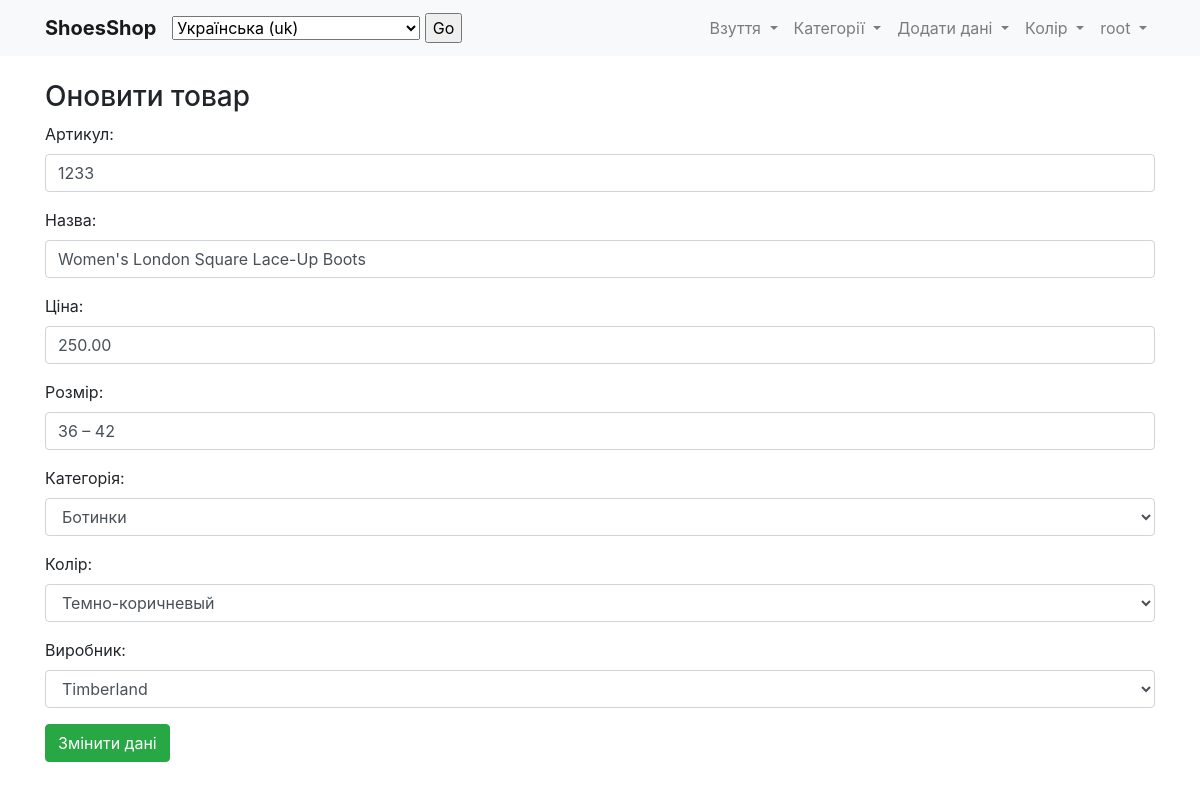
Page /update-shoes/2/ (signed in) on the committed database.
### main/models.py (models this page shows, shortened)
class Shoes(models.Model):
    SKU = models.IntegerField(_('SKU'), blank=False)
    name = models.CharField(_('Name'), max_length=256, blank=False)
    manufacturer = models.ForeignKey(Manufacturer,
                                     default=None,
                                     blank=False,
                                     verbose_name=_('Manufacturer'),
                                     on_delete=models.SET_DEFAULT
                                     )
    color = models.ForeignKey(Color,
                              default=None,
                              blank=False,
                              verbose_name=_('Color'),
                              on_delete=models.SET_DEFAULT
                              )
    price = models.DecimalField(_('Price'), max_digits=10, decimal_places=2, blank=False)
    size = models.CharField(_('Size'), max_length=10, blank=False)
    category = models.ForeignKey(Category,
                                 default=None,
                                 blank=False,
                                 verbose_name=_('Category'),
                                 on_delete=models.SET_DEFAULT
                                 )
    class Meta:
        verbose_name = _('Shoes')
        verbose_name_plural = _('Shoes')

class Category(models.Model):
    name = models.CharField(_('CategoryName'), max_length=100)
    def __str__(self):
        return self.name
    class Meta:
        verbose_name = _('Category')
        verbose_name_plural = _('Categories')

class Color(models.Model):
    name = models.CharField(_('ColorName'), max_length=50)
    def __str__(self):
        return self.name
    class Meta:
        verbose_name = _('Color')
        verbose_name_plural = _('Colors')

### main/views.py (the view)
# urls.py: path('update-shoes/<int:id>/', views.update_shoes, name='update-shoes'),
@login_required(login_url='login')
def update_shoes(request, id):
    if request.method == 'POST':
        data = Shoes.objects.get(pk=id)
        form = AddShoes(request.POST, instance=data)
        if form.is_valid():
            form.save()
    else:
        data = Shoes.objects.get(pk=id)
        form = AddShoes(instance=data)
    return render(request, 'main/update.html', {'form': form})

### main/forms.py
class AddShoes(forms.ModelForm):
    class Meta:
        model = Shoes
        fields = ['SKU', 'name', 'price', 'size', 'category', 'color', 'manufacturer']
        widgets = {
            'SKU': forms.NumberInput(attrs={'class': 'form-control'}),
            'name': forms.TextInput(attrs={'class': 'form-control'}),
            'price': forms.NumberInput(attrs={'class': 'form-control'}),
            'size': forms.TextInput(attrs={'class': 'form-control'}),
            'category': forms.Select(attrs={'class': 'form-control'}),
            'color': forms.Select(attrs={'class': 'form-control'}),
            'manufacturer': forms.Select(attrs={'class': 'form-control'}),
        }

### main/models.py (called while the page is built)
    def __str__(self):
        return self.name

### templates/main/update.html (shortened to what this page needs)
{% extends 'main/base-template.html' %}
{% load i18n static %}
{% block content %}
<h3>{% trans 'UpdateItem' %}</h3>
<form method="POST" action="">
    {{form.as_p}}
    <input type="submit" class="btn btn-success" value="{% trans 'ChangeData' %}">
</form>
{% endblock content %}

### templates/main/base-template.html (shortened to what this page needs)
<!DOCTYPE html>
{% load i18n %}
<html lang="ru">
<head>
    <link rel="stylesheet" href="https://cdn.jsdelivr.net/npm/bootstrap@4.5.3/dist/css/bootstrap.min.css">
    <link rel="stylesheet" href="https://cdnjs.cloudflare.com/ajax/libs/font-awesome/5.15.1/css/all.min.css">
</head>
<body>
<header>
    <nav class="navbar navbar-expand-lg navbar-light bg-light">
        <div class="container">
            <a class="navbar-brand font-weight-bold" href="{% url 'home' %}">ShoesShop</a>
            <div class="collapse navbar-collapse" id="navbarNavDropdown">
                <form action="{% url 'set_language' %}" method="post">{% csrf_token %}
                    <select name="language">
                        {% get_current_language as LANGUAGE_CODE %}
                        {% get_available_languages as LANGUAGES %}
                        {% get_language_info_list for LANGUAGES as languages %}
                        {% for language in languages %}
                        <option value="{{ language.code }}" {% if language.code == LANGUAGE_CODE %} selected{% endif %}>
                            {{ language.name_local }} ({{ language.code }})
                        </option>
                        {% endfor %}
                    </select>
                    <input type="submit" value="Go">
                </form>
                <ul class="navbar-nav ml-auto">
                    <li class="nav-item dropdown">
                        <a class="nav-link dropdown-toggle" href="#" id="dropdownMenuShoes" role="button"
                           data-toggle="dropdown" aria-haspopup="true" aria-expanded="false">
                            {% trans 'Shoes' %}
                        </a>
                    </li>
                    <li class="nav-item dropdown">
                        <a class="nav-link dropdown-toggle" href="#" id="dropdownMenuCategories" role="button"
                           data-toggle="dropdown" aria-haspopup="true" aria-expanded="false">
                            {% trans 'Categories' %}
                        </a>
                    </li>
                    <li class="nav-item dropdown">
                        <a class="nav-link dropdown-toggle" href="#" id="dropdownMenuManufacturers" role="button"
                           data-toggle="dropdown" aria-haspopup="true" aria-expanded="false">
                            {% trans 'AddData' %}
                        </a>
                    </li>
                    <li class="nav-item dropdown">
                        <a class="nav-link dropdown-toggle" href="#" id="dropdownMenuColors" role="button"
                           data-toggle="dropdown" aria-haspopup="true" aria-expanded="false">
                            {% trans 'Color' %}
                        </a>
                    </li>
                    <li class="nav-item dropdown">
                        <a class="nav-link dropdown-toggle" href="#" id="dropdownMenuUser" role="button"
                           data-toggle="dropdown" aria-haspopup="true" aria-expanded="false">
                            {{request.user}}
                        </a>
                    </li>
                </ul>
            </div>
        </div>
    </nav>
</header>
<main class="container mt-4">
    {% block content %}{% endblock content %}
</main>
</body>
</html>

### rows in the picture
Shoes: SKU "1233", name "Women's London Square Lace-Up Boots", price "250.00", size "36 – 42", category "Ботинки", color "Темно-коричневый", manufacturer "Timberland"

### other values in the picture
{{ request.user }} "root"
form field language "Українська (uk)"
